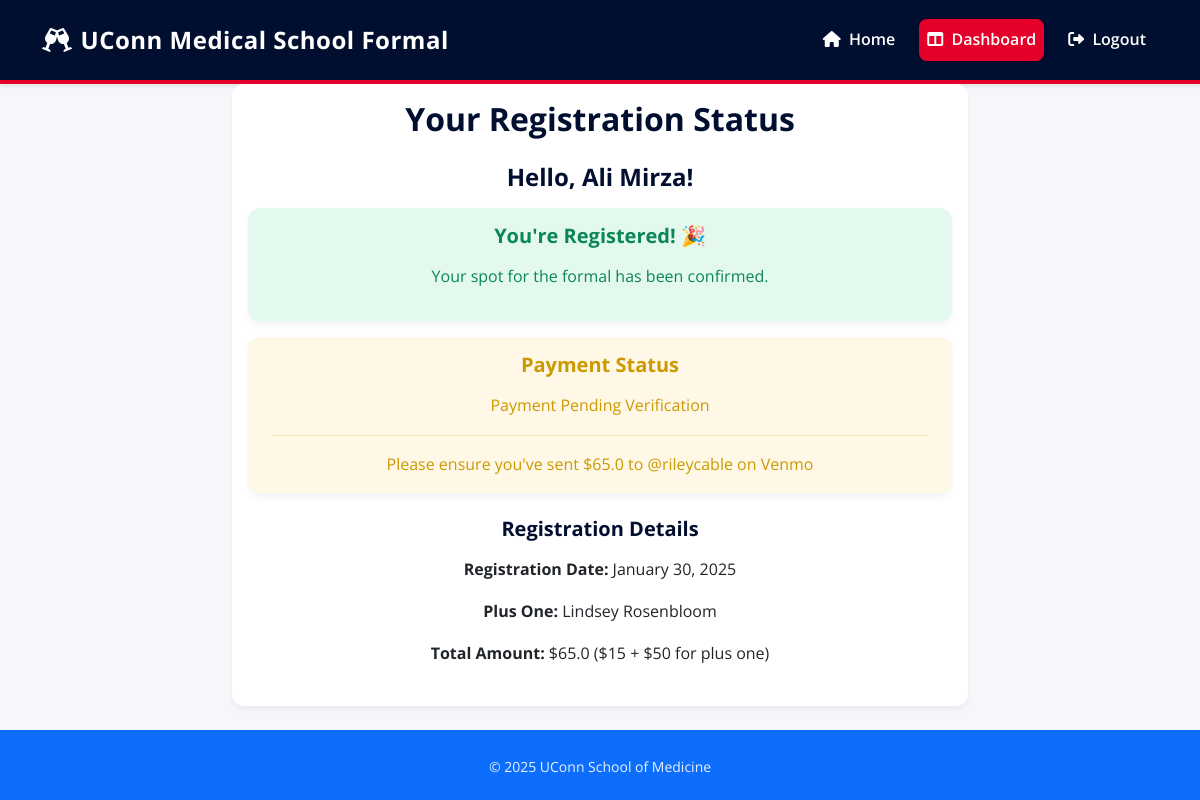
/dashboard (signed in), run on an earlier commit of the app's database.
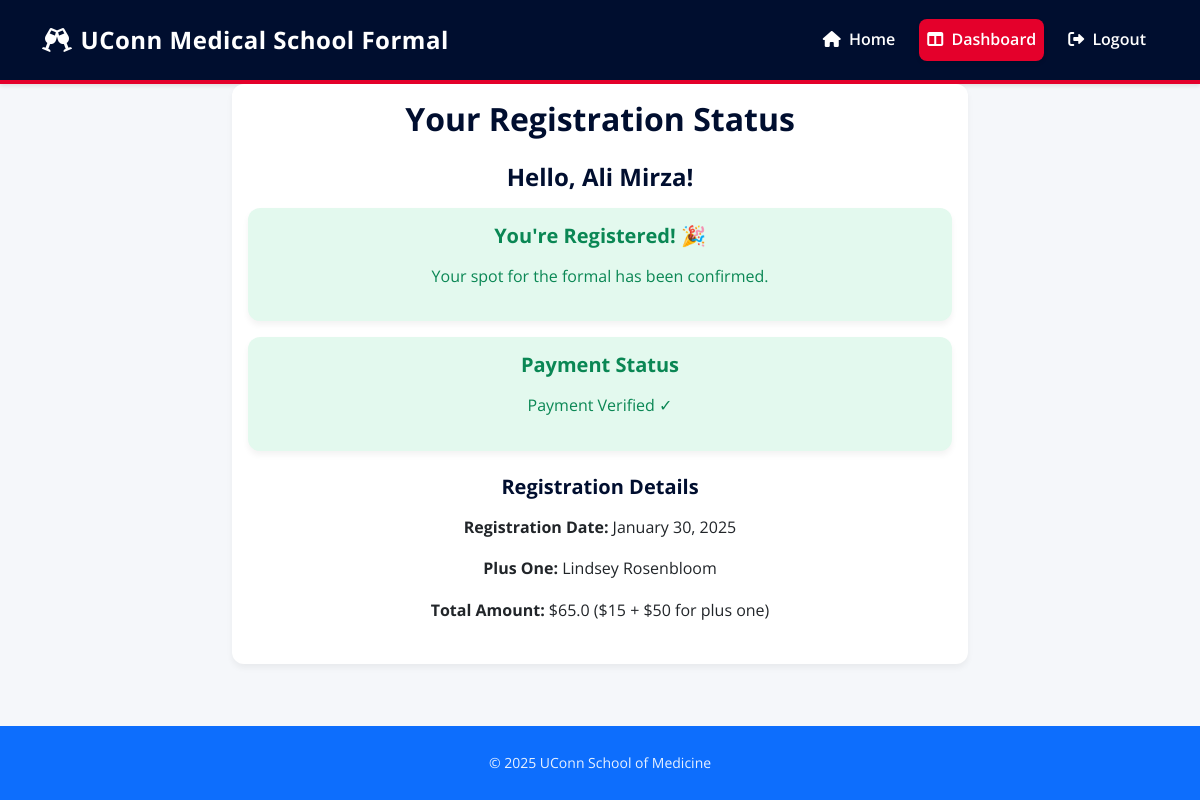
And on a later commit of the database.
### app.py (models this page shows, shortened)
class User(UserMixin, db.Model):
    id = db.Column(db.Integer, primary_key=True)
    email = db.Column(db.String(120), unique=True, nullable=False)
    password_hash = db.Column(db.String(128))
    name = db.Column(db.String(100), nullable=False)
    is_admin = db.Column(db.Boolean, default=False)
    registration = db.relationship('Registration', backref='user', uselist=False)

class Registration(db.Model):
    id = db.Column(db.Integer, primary_key=True)
    user_id = db.Column(db.Integer, db.ForeignKey('user.id'), nullable=False)
    registration_date = db.Column(db.DateTime, nullable=False, default=datetime.utcnow)
    plus_one_name = db.Column(db.String(100))
    waitlist_position = db.Column(db.Integer, nullable=True)
    status = db.Column(db.String(20), default='registered')  # 'registered' or 'waitlisted'
    payment_confirmed = db.Column(db.Boolean, default=False)
    payment_amount = db.Column(db.Float, nullable=False)

### app.py (the view)
@app.route('/dashboard')
@login_required
def dashboard():
    return render_template('dashboard.html')

### app.py (called while the page is built)
@app.context_processor
def inject_year():
    return {'now': datetime.utcnow()}

@login_manager.user_loader
def load_user(user_id):
    return User.query.get(int(user_id))

### templates/dashboard.html (shortened to what this page needs)
{% extends "base.html" %}
{% block content %}
<div class="row justify-content-center">
    <div class="col-md-8">
        <div class="card">
            <div class="card-body">
                <h2 class="card-title text-center mb-4">Your Registration Status</h2>
                {% if current_user.registration %}
                    <div class="text-center mb-4">
                        <h4>Hello, {{ current_user.name }}!</h4>
                        {% if current_user.registration.status == 'registered' %}
                            <div class="alert alert-success mt-3">
                                <h5 class="alert-heading">You're Registered! 🎉</h5>
                                <p>Your spot for the formal has been confirmed.</p>
                            </div>
                            <div class="alert {% if current_user.registration.payment_confirmed %}alert-success{% else %}alert-warning{% endif %} mt-3">
                                <h5 class="alert-heading">Payment Status</h5>
                                {% if current_user.registration.payment_confirmed %}
                                    <p>Payment Verified ✓</p>
                                {% else %}
                                    <p>Payment Pending Verification</p>
                                    <hr>
                                    <p class="mb-0">
                                        Please ensure you've sent ${{ current_user.registration.payment_amount }} to @rileycable on Venmo
                                    </p>
                                {% endif %}
                            </div>
                        {% endif %}
                        <div class="mt-4">
                            <h5>Registration Details</h5>
                            <p><strong>Registration Date:</strong> {{ current_user.registration.registration_date.strftime('%B %d, %Y') }}</p>
                            {% if current_user.registration.plus_one_name %}
                                <p><strong>Plus One:</strong> {{ current_user.registration.plus_one_name }}</p>
                                <p><strong>Total Amount:</strong> ${{ current_user.registration.payment_amount }} ($15 + $50 for plus one)</p>
                            {% else %}
                                <p><em>No plus one registered</em></p>
                                <p><strong>Total Amount:</strong> ${{ current_user.registration.payment_amount }}</p>
                            {% endif %}
                        </div>
                    </div>
                {% else %}
                    <div class="text-center">
                        <p class="lead">You haven't registered for the formal yet.</p>
                        <a href="{{ url_for('register') }}" class="btn btn-primary btn-lg mt-3">Register Now</a>
                    </div>
                {% endif %}
            </div>
        </div>
    </div>
</div>
{% endblock %}

### templates/base.html (shortened to what this page needs)
<!DOCTYPE html>
<html lang="en">
<head>
    <link href="https://cdn.jsdelivr.net/npm/bootstrap@5.3.2/dist/css/bootstrap.min.css" rel="stylesheet">
    <link href="https://cdnjs.cloudflare.com/ajax/libs/font-awesome/6.0.0/css/all.min.css" rel="stylesheet">
</head>
<body>
    <nav class="navbar navbar-expand-lg uconn-accent-border">
        <div class="container">
            <a class="navbar-brand d-flex align-items-center" href="{{ url_for('index') }}">
                <i class="fas fa-glass-cheers me-2"></i>
                UConn Medical School Formal
            </a>
            <div class="collapse navbar-collapse" id="navbarNav">
                <ul class="navbar-nav ms-auto">
                    <li class="nav-item me-2">
                        <a class="nav-link {% if request.endpoint == 'index' %}active{% endif %}" href="{{ url_for('index') }}">
                            <i class="fas fa-home me-1"></i> Home
                        </a>
                    </li>
                    {% if current_user.is_authenticated %}
                        <li class="nav-item me-2">
                            <a class="nav-link {% if request.endpoint == 'dashboard' %}active{% endif %}" href="{{ url_for('dashboard') }}">
                                <i class="fas fa-columns me-1"></i> Dashboard
                            </a>
                        </li>
                        <li class="nav-item">
                            <a class="nav-link" href="{{ url_for('logout') }}">
                                <i class="fas fa-sign-out-alt me-1"></i> Logout
                            </a>
                        </li>
                    {% endif %}
                </ul>
            </div>
        </div>
    </nav>
    <div class="main-content">
        <div class="container">
            {% block content %}{% endblock %}
        </div>
    </div>
    <footer class="py-4 bg-primary text-white mt-auto">
        <div class="container text-center">
            <small>© {{ now.year }} UConn School of Medicine</small>
        </div>
    </footer>
</body>
</html>

### templates/base.html (style rules this page uses)
:root { --primary-color: #000E2F; --primary-dark: #000720; --primary-light: #1a2847; --secondary-color: #4A4A4A; --secondary-light: #666666; --accent-color: #E4002B; --accent-dark: #B30022; --accent-light: #FF1744; --success-color: #0A8754; --warning-color: #CC9900; --danger-color: #E4002B; --background-color: #F5F7FA; --card-background: #FFFFFF; --text-primary: #000E2F; --text-secondary: #4A4A4A; --text-light: #666666; --text-white: #FFFFFF; }
body { min-height: 100vh; display: flex; flex-direction: column; background-color: var(--background-color); font-family: 'Open Sans', sans-serif; color: var(--text-primary); line-height: 1.6; }
h1, h2, h3, h4, h5, h6 { color: var(--primary-color); font-weight: 700; margin-bottom: 1rem; }
.navbar { background-color: var(--primary-color); padding: 1rem 0; box-shadow: 0 2px 4px rgba(0, 0, 0, 0.1); }
.navbar-brand { font-weight: 700; color: var(--text-white) !important; font-size: 1.5rem; letter-spacing: 0.5px; }
.nav-link { color: var(--text-white) !important; font-weight: 600; padding: 0.5rem 1rem; border-radius: 0.5rem; transition: all 0.2s ease; margin: 0 0.25rem; }
.nav-link.active { background-color: var(--accent-color); box-shadow: 0 2px 4px rgba(0, 0, 0, 0.1); }
.card { border: none; border-radius: 0.75rem; box-shadow: 0 4px 6px rgba(0, 0, 0, 0.05); transition: transform 0.2s ease, box-shadow 0.2s ease; background-color: var(--card-background); margin-bottom: 1.5rem; }
.card-title { color: var(--primary-color); font-weight: 700; margin-bottom: 1rem; }
.alert { border: none; border-radius: 0.75rem; box-shadow: 0 4px 6px rgba(0, 0, 0, 0.05); padding: 1rem 1.5rem; }
.alert-success { background-color: #E3F9EE; color: var(--success-color); }
footer { background-color: var(--primary-color); color: var(--text-white); padding: 2rem 0; margin-top: auto; }
footer small { font-size: 0.875rem; opacity: 0.9; }
.uconn-accent-border { border-bottom: 4px solid var(--accent-color); }

What changed in the data, as far as the page shows it:
changed Registration "Lindsey Rosenbloom": payment_confirmed False → True (drawn); registration.payment_amount "65.0" → (not shown)
Also different on the page:
text no longer shown: "Payment Pending Verification Please ensure you've sent $ to @rileycable on Venmo"
text now shown: "Payment Verified ✓"
